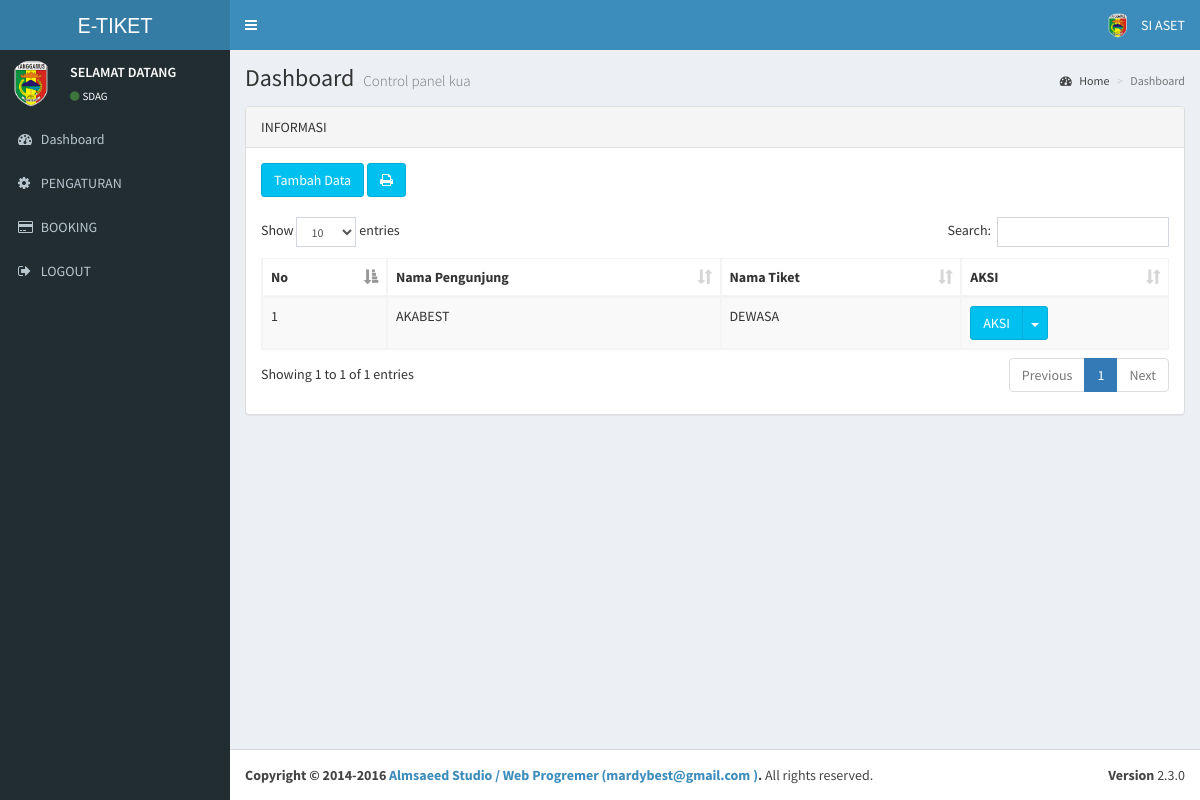
Page /admin/index.php?aksi=booking (signed in) on the committed database.
### tables this page shows
CREATE TABLE `profil` (
  `id_profil` int(20) NOT NULL,
  `nama_app` varchar(100) NOT NULL,
  `tahun` varchar(250) NOT NULL,
  `nama` varchar(250) NOT NULL,
  `alias` varchar(350) NOT NULL,
  `alamat` text NOT NULL,
  `isi` text NOT NULL,
  `gambar` varchar(100) NOT NULL,
  `akabest` varchar(250) NOT NULL
);

CREATE TABLE `booking` (
  `id_booking` int(25) NOT NULL,
  `kode_booking` varchar(100) NOT NULL,
  `id_pengunjung` int(10) NOT NULL,
  `id_tiket` varchar(100) NOT NULL,
  `harga` varchar(20) NOT NULL,
  `jml` varchar(10) NOT NULL,
  `nm_bk` varchar(100) NOT NULL,
  `ket` text NOT NULL
);

CREATE TABLE `pengunjung` (
  `id_pengunjung` int(10) NOT NULL,
  `nama_pengunjung` varchar(50) NOT NULL,
  `email_pengunjung` varchar(32) NOT NULL,
  `no_hp` varchar(18) NOT NULL,
  `alamat` text NOT NULL
);

CREATE TABLE `tiket` (
  `id_tiket` int(25) NOT NULL,
  `nama_tiket` varchar(50) NOT NULL,
  `harga_tiket` varchar(50) NOT NULL,
  `keterangan` text NOT NULL
);

### koneksi.php (called while the page is built, shortened)
<?php
$server = "localhost";
$username = "root";
$password = "";
$database = "db_tiket";
$koneksi = mysqli_connect($server,$username,$password) or die("Koneksi gagal");
mysqli_select_db($koneksi,$database) or die("Database tidak bisa dibuka");
$kontak_kami=mysqli_query($koneksi,"SELECT * FROM profil WHERE id_profil ='1'");
$k_k=mysqli_fetch_array($kontak_kami);
?>

### admin/index.php (the view, shortened to what this page needs)
  <?php
  include '../koneksi.php';
  ?>
<!DOCTYPE html>
<html>
  <head>
  <link rel="stylesheet" href="../sys/bootstrap/bootstrap/css/bootstrap.min.css">
      <link rel="stylesheet" href="../sys/bootstrap/font/css/font-awesome.min.css">
  <link rel="stylesheet" href="../sys/bootstrap/plugins/datatables/dataTables.bootstrap.css">
    <link rel="stylesheet" href="../sys/bootstrap/plugins/select2/select2.min.css">
    <link rel="stylesheet" href="../sys/bootstrap/dist/css/AdminLTE.min.css">
    <link rel="stylesheet" href="../sys/bootstrap/dist/css/skins/_all-skins.min.css">
  </head>
  <body class="hold-transition skin-blue sidebar-mini">
    <div class="wrapper">
      <header class="main-header">
        <a href="index.php" class="logo">
          <span class="logo-lg"><?php echo"$k_k[alias]";?></span>
        </a>
        <nav class="navbar navbar-static-top" role="navigation">
          <a href="#" class="sidebar-toggle" data-toggle="offcanvas" role="button">
          </a>
          <div class="navbar-custom-menu">
            <ul class="nav navbar-nav">
              <li class="dropdown user user-menu">
                <a href="#" class="dropdown-toggle" data-toggle="dropdown">
                  <img src="../foto/logo.png" class="user-image" alt="User Image">
                  <span class="hidden-xs">SI ASET </span>
                </a>
              </li>
            </ul>
          </div>
        </nav>
      </header>
      <aside class="main-sidebar">
        <section class="sidebar">
          <div class="user-panel">
            <div class="pull-left image">
              <img src="../foto/logo.png" class="img-circle" alt="User Image">
            </div>
            <div class="pull-left info">
              <p>SELAMAT DATANG</p>
              <a href="index.aspx"><i class="fa fa-circle text-success"></i><?php echo"$k_k[nama]";?></a>
            </div>
          </div>
      <?php include "menu.php"?>
        </section>
      </aside>
      <div class="content-wrapper">
        <section class="content-header">
          <h1>
            Dashboard
            <small>Control panel kua</small>
          </h1>
          <ol class="breadcrumb">
            <li><a href="index.aspx"><i class="fa fa-dashboard"></i> Home</a></li>
            <li class="active">Dashboard</li>
          </ol>
        </section>
        <section class="content">
		 <?php include "tengah.php"?>
		  </div>
      <footer class="main-footer">
        <div class="pull-right hidden-xs">
          <b>Version</b> 2.3.0
        </div>
        <strong>Copyright &copy; 2014-2016 <a href="#">Almsaeed Studio / Web Progremer (<?php echo"$k_k[akabest]";?> )</a>.</strong>  All rights reserved.
      </footer>
    </div>
  </body>
</html>

### admin/tengah.php (shortened to what this page needs)
<?php
if($_GET['aksi']=='home'){
echo"
 <div class='row'>
                   <div class='col-lg-12'>
			<div class='panel panel-default'>
                            <div class='panel-heading'>
                           Sambutan
                            </div>
                            <div class='panel-body'>
				<p>Selamat Datang Di halaman Admin, Silahkan Pilih menu untuk pengaturan data yang di butuhkan guna mendapatkan hasil yang maksimal sesuai keinginan.</p>
                            </div>
			</div>
                   </div>
</div>";
include "grafik.php";
echo"<div class='row'>
                    <div class='col-xs-12'>
              <div class='panel panel-primary'>
			    <div class='box-header'>
				   <h3 class='box-title'>INFORMASI</h3>
                </div>
                <div class='box-header'>
				</div>
     <div class='box-body'>";
     $main=mysqli_query($koneksi,"SELECT * FROM submenu");
     while($r=mysqli_fetch_array($main)){
     echo"<a href='$r[link_sub]' class='btn btn-app'>
                    <span class='badge bg-yellow'>3</span>
                    <i class='fa $r[icon_sub] fa-5x'></i> $r[nama_sub]
                  </a>";
                }
                echo "
            </div>
			</div>
 </div>
			</div>
";
}
elseif($_GET['aksi']=='ikon'){
include "../ikon.php";
 }
  elseif($_GET['aksi']=='booking'){
function generateBookingCode($length = 13) {
    $characters = '0123456789#%ABCDEFGHIJKLMNOPQRSTUVWXYZ';
    $code = '';
    for ($i = 0; $i < $length; $i++) {
        $index = rand(0, strlen($characters) - 1);
        $code .= $characters[$index];
    }
    return $code;
    }
    $bookingCode = generateBookingCode();
    echo"<div class='row'>
                    <div class='col-lg-12'>
                        <div class='panel panel-default'>
                            <div class='panel-heading'>INFORMASI
                            </div>
                            <div class='panel-body'>
                <button class='btn btn-info' data-toggle='modal' data-target='#uiModal'>
                                    Tambah Data
                                </button> <a href='laporan.php?aksi=booking' target='_blank' class='btn btn-info' ><i class='fa fa-print' ></i></span></a></br></br>
                                   <div class='table-responsive'>
         <table id='example1' class='table table-bordered table-striped'>
                                        <thead>
                                            <tr> <th>No</th>
                                                <th>Nama Pengunjung</th>
                                                <th>Nama Tiket</th>
                                                <th>AKSI</th>
                                            </tr>
                                        </thead><tbody>
                        ";
    $no=0;
    $sql=mysqli_query($koneksi," SELECT * FROM booking,pengunjung,tiket WHERE booking.id_pengunjung=pengunjung.id_pengunjung AND booking.id_tiket=tiket.id_tiket  ORDER BY booking.id_booking ASC");
    while ($t=mysqli_fetch_array($sql)){
    $no++;
                                        echo"
                                            <tr><td>$no</td>
                                                <td>$t[nama_pengunjung]</td>
                                                <td>$t[nama_tiket]</td>
                                <td><div class='btn-group'>
                          <button type='button' class='btn btn-info'>AKSI</button>
                          <button type='button' class='btn btn-info dropdown-toggle' data-toggle='dropdown'>
                            <span class='caret'></span>
                            <span class='sr-only'>Toggle Dropdown</span>
                          </button>
                          <ul class='dropdown-menu' role='menu'>
                             <li><a href='index.php?aksi=detailbooking&id_booking=$t[id_booking]' title='Edit'><i class='fa fa-eye'></i>lihat</a></li>
                            <li><a href='index.php?aksi=editbooking&id_booking=$t[id_booking]' title='Edit'><i class='fa fa-pencil'></i>edit</a></li>
                            <li><a href='hapus.php?aksi=hapusbooking&id_booking=$t[id_booking]' onclick=\"return confirm ('Apakah yakin ingin menghapus $t[kode_booking] ?')\" title='Hapus'><i class='fa fa-remove'></i>hapus</li>
                            </ul>
                        </div></td>
                                            </tr>";
    }
                                    echo"
                                        </tbody></table>
                                </div>
                            </div>
                        </div>
                    </div>
                   </div>";
    echo"
    <div class='col-lg-12'>
                            <div class='modal fade' id='uiModal' tabindex='-1' role='dialog' aria-labelledby='myModalLabel' aria-hidden='true'>
                                    <div class='modal-dialog'>
                                        <div class='modal-content'>
                                            <div class='modal-header'>
                                                <button type='button' class='close' data-dismiss='modal' aria-hidden='true'>&times;</button>
                                                <h4 class='modal-title' id='H3'>Input Data</h4>
                                            </div>
                                            <div class='modal-body'>
                                               <form role='form' method='post' action='input.php?aksi=inputbooking'>
                                               <label>Kode Booking</label>
                                               <input type='text' class='form-control' value='$bookingCode'  disabled/>
                                               <input type='hidden' class='form-control' value='$bookingCode' name='kode_booking'>
                                               <div class='form-group'>
                                               <label>Pilih Tiket</label>
                                               <select class='form-control select2' style='width: 100%;' name=id_tiket>
                                               <option value='' selected>Pilih Tiket</option>";
                                                   echo "
                                               </select><br><br>
                                               <label>Pilih Pengunjung</label>
                                               <select class='form-control select2' style='width: 100%;' name=id_pengunjung>
                                               <option value='' selected>Pilih Pengujung</option>";
                                                   echo "
                                               </select><br><br>
                                                <label>Jumlah Tiket $bookingCode</label>
                                                <input type='text' class='form-control' name='jml'/><br>
                                                <button type='button' class='btn btn-default' data-dismiss='modal'>Close</button>
                                                <button type='submit' class='btn btn-primary'>Save </button>
                                            </div>
                        </form>
                                        </div>
                                    </div>
                                </div>
                        </div>
                </div>
    ";
}
?>

### rows in the picture
profil: alias "E-TIKET", nama "SDAG", akabest "mardybest@gmail.com"
booking: id_pengunjung.nama_pengunjung "AKABEST", id_tiket.nama_tiket "DEWASA"
